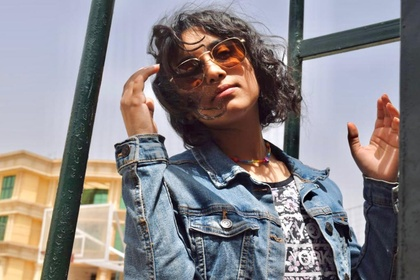
%> input picture media/img.jpg, 420 x 280 px, shrunk from 1024 x 682 before the run
$ octave Gray_Level_Slicing_Approach_1.m   (GNU Octave 9; MATLAB toolbox functions it lacks are replaced by stand-ins)
%> lines starting %> are read from the running program, lines starting %| are printed output that depends on the picture; in (x1, y1, x2, y2) boxes, pixels count from 0 and x2, y2 are one past the last pixel; in counts of white or black regions, pixels touching at a corner belong together; the program's own positions count from 1
%Gray Level Slicing Approach 1
figure
originalImage = imread("img.jpg");
%> originalImage is the input picture: size 280x420x3 uint8; mean R, G, B 137.6, 132.8, 135.3
subplot(1, 2, 1),

% displaying the image
imshow(originalImage);
title("Original image");
gray_image = rgb2gray(originalImage);
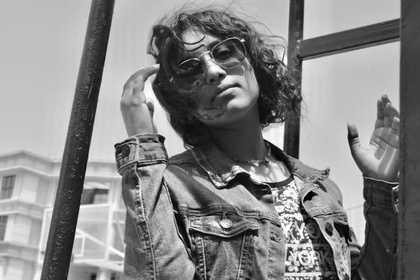
%> gray_image: size 280x420 uint8; min 1, max 255, mean 134.5
newImage = gray_image;
[rows cols] = size(gray_image);
%> rows = 280; cols = 420
for row_index=1:1:rows
    for col_index=1:1:cols
        if(gray_image(row_index,col_index)>=100 && gray_image(row_index,col_index)<=150)
            newImage(row_index,col_index) = 255;
        else
             newImage(row_index,col_index) = 0;
        end
    end
end
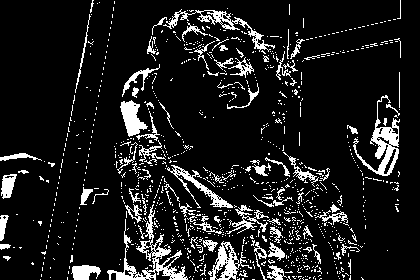
%> newImage: size 280x420 uint8; 11.4% white; 1019 white regions (926 under 20 px), largest, box (x1, y1, x2, y2) and area: (107, 204, 188, 280) 1276, (353, 95, 400, 176) 1014, (163, 9, 275, 52) 708
subplot(1, 2, 2),
imshow(newImage);
title("Gray Level Slicing Image")

$ run again, with media/median.jpg copied over media/img.jpg
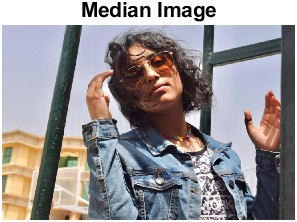
%> input picture media/median.jpg, 297 x 222 px
%> originalImage is the input picture: size 222x297x3 uint8; mean R, G, B 149.7, 145.5, 147.6
%> `gray_image = rgb2gray(originalImage);`:
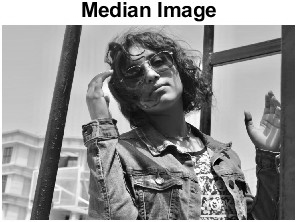
%> gray_image: size 222x297 uint8; min 0, max 255, mean 147
%> after the loop `for row_index=1:1:rows`:
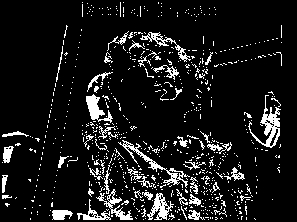
%> newImage: size 222x297 uint8; 9.9% white in thin lines or dots
